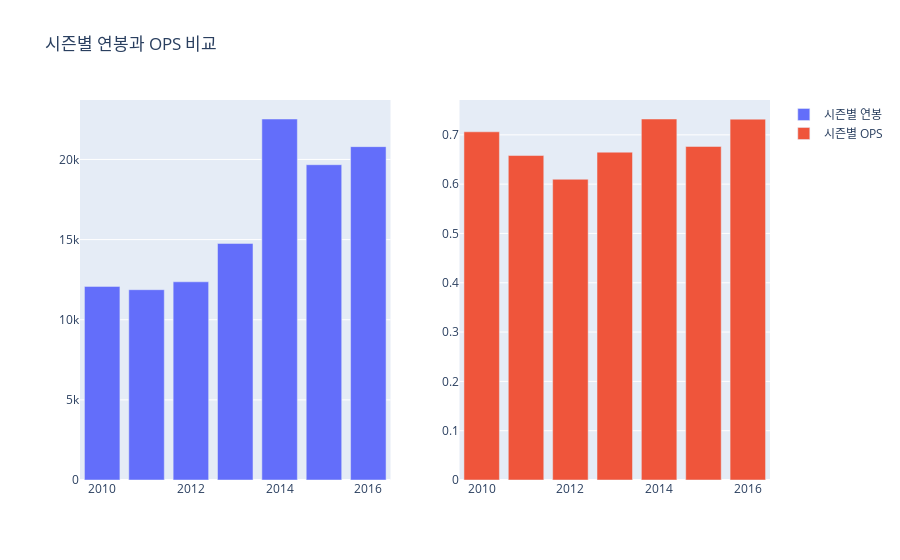

The code cell stored with this chart in its notebook:
### Markdown cell above
### 시즌 카테고리

### Code cell
season_category()

### Figure 1 — Plotly figure (JSON) as saved in the notebook; plotly's stock layout.template omitted (floating-point values rounded to 4 significant figures)
{"data": [{"name": "시즌별 연봉", "type": "bar", "x": [2010, 2011, 2012, 2013, 2014, 2015, 2016], "xaxis": "x", "y": [12080.0, 11870.0, 12370.0, 14760.0, 22520.0, 19670.0, 20800.0], "yaxis": "y"}, {"name": "시즌별 OPS", "type": "bar", "x": [2010, 2011, 2012, 2013, 2014, 2015, 2016], "xaxis": "x2", "y": [0.7061, 0.658, 0.6099, 0.6648, 0.7321, 0.6764, 0.7318], "yaxis": "y2"}], "layout": {"title": {"text": "시즌별 연봉과 OPS 비교"}, "xaxis": {"anchor": "y", "domain": [0, 0.45]}, "xaxis2": {"anchor": "y2", "domain": [0.55, 1]}, "yaxis": {"anchor": "x", "domain": [0, 1]}, "yaxis2": {"anchor": "x2", "domain": [0, 1]}}}
